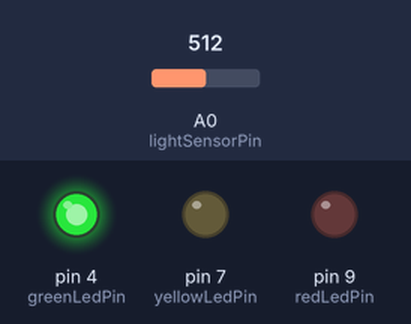
Simulated run of this sketch. Board: Arduino Uno, built with avr-gcc and run on an emulated ATmega328P. Shown: output pins drawn as LEDs (lit = HIGH). Inputs (shaded band) come from the test bench; at power-on: A0 (lightSensorPin) = 512.

Above: at 1.2 s.
1.3 s: A0 (lightSensorPin) set to 108
4.3 s: A0 (lightSensorPin) set to 89
At 4.6 s:
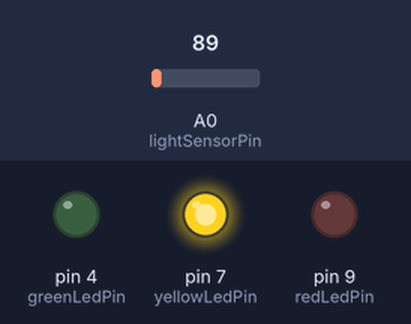
7.3 s: A0 (lightSensorPin) set to 53
10.3 s: A0 (lightSensorPin) set to 44
At 10.6 s:
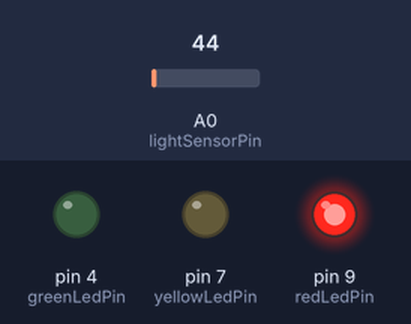
13.3 s: A0 (lightSensorPin) set to 60
At 13.6 s:
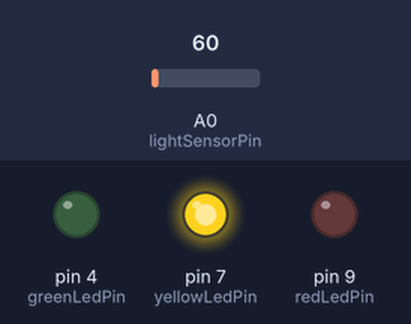
16.3 s: A0 (lightSensorPin) set to 40
At 16.61 s:
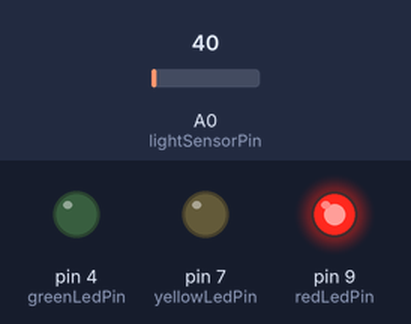
Timing chart, 0 to 19.3 s (numbered marks = the images above; inputs shaded):
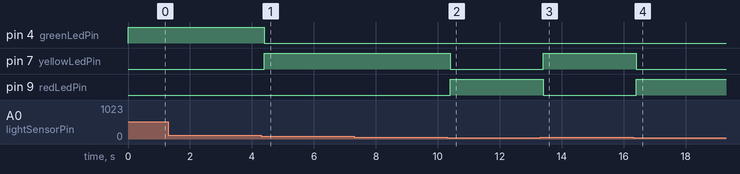

Measured:
- the behaviour switches between 101 and 100 on A0 (lightSensorPin) (found by bisection; images 0 and 1)
- the behaviour switches between 50 and 49 on A0 (lightSensorPin) (found by bisection; images 1 and 2)
- after the input at 4.3 s, pin 4 (greenLedPin): HIGH → LOW after 0.10 s; pin 7 (yellowLedPin): LOW → HIGH after 0.10 s
- after the input at 10.3 s, pin 7 (yellowLedPin): HIGH → LOW after 0.11 s; pin 9 (redLedPin): LOW → HIGH after 0.11 s
- after the input at 13.3 s, pin 7 (yellowLedPin): LOW → HIGH after 0.11 s; pin 9 (redLedPin): HIGH → LOW after 0.11 s
- after the input at 16.3 s, pin 7 (yellowLedPin): HIGH → LOW after 0.11 s; pin 9 (redLedPin): LOW → HIGH after 0.11 s

The sketch:

jisdenkdelmfo_r.ino
```cpp
int greenLedPin = 4;
int yellowLedPin = 7;
int redLedPin = 9;

int lightSensorPin = A0;
int analogValue = 0;
void setup() {
  // put your setup code here, to run once:
pinMode(greenLedPin, OUTPUT);
pinMode(yellowLedPin,OUTPUT);
pinMode(redLedPin,OUTPUT);
}

void loop() {
  // put your main code here, to run repeatedly:
analogValue = analogRead(lightSensorPin);
  if(analogValue < 50){
    digitalWrite(redLedPin, HIGH);
  }
  else if(analogValue >= 50 && analogValue <= 100){
    digitalWrite(yellowLedPin, HIGH);
  }
  else{
    digitalWrite(greenLedPin, HIGH);
  }
  delay(200);
  digitalWrite(greenLedPin, LOW);
  digitalWrite(yellowLedPin, LOW);
  digitalWrite(redLedPin, LOW);
}
```
